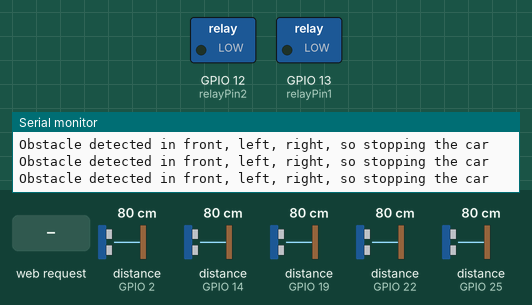
This sketch was run on a simulated ESP32. Parts: switched loads named in the sketch (green lamp = pin HIGH), the last lines printed to the serial monitor. The test bench sets the inputs (shaded band); at power-on: distance to the obstacle (sensors on GPIO 2, GPIO 14, GPIO 19, GPIO 22, GPIO 25) 80 cm. The echo pulse lasts 58.3 µs per cm; WiFi joins after 1.5 s; servers stay silent unless stated; pins used as bus, display or sensor lines are not drawn.

Above: at 3.2 s.
3.3 s: HTTP request GET /distanceCm received
At 3.7 s:
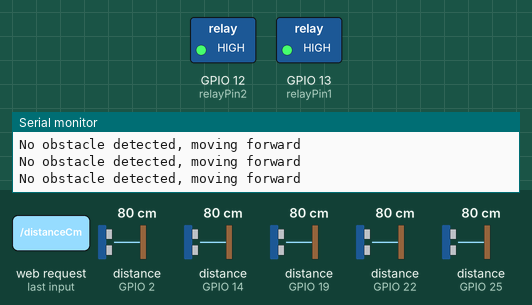
Timing chart, 0 to 6.3 s (numbered marks = the images above; inputs shaded):
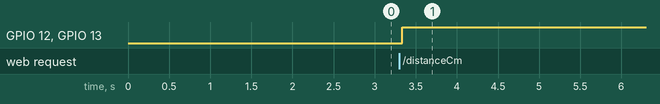

The sketch:

sketch_may21a.ino
```cpp
#include <ESPmDNS.h>
#include "WiFi.h"
#include "ESPAsyncWebServer.h"
#include <Adafruit_Sensor.h>

// Pin assignments for ultrasonic sensors
const int trigPinFront = 27;
const int echoPinFront = 14;
const int trigPinRight = 21;
const int echoPinRight = 19;
const int trigPinLeft = 26;
const int echoPinLeft = 25;
const int trigPinMLeft = 23;
const int echoPinMLeft = 22;
const int trigPinMRight = 4;
const int echoPinMRight = 2;
const int relayPin1=13;
const int relayPin2=12;
const int distanceThreshold=50;

// Constants for sound speed and distances
#define SOUND_SPEED 0.034
long duration;
float distanceFront;
float distanceLeft;
float distanceRight;
float distanceMLeft;
float distanceMRight;

const char* ssid = "DIGISOL";
const char* password = "12345678";
AsyncWebServer server(80);

String readDistance() {
  // Sensor Front
  digitalWrite(trigPinFront, HIGH);
  delayMicroseconds(10);
  digitalWrite(trigPinFront, LOW);
  duration = pulseIn(echoPinFront, HIGH);
  distanceFront = duration * SOUND_SPEED / 2;

  // Sensor Right
  digitalWrite(trigPinRight, HIGH);
  delayMicroseconds(10);
  digitalWrite(trigPinRight, LOW);
  duration = pulseIn(echoPinRight, HIGH);
  distanceLeft = duration * SOUND_SPEED / 2;

  // Sensor Left
  digitalWrite(trigPinLeft, HIGH);
  delayMicroseconds(10);
  digitalWrite(trigPinLeft, LOW);
  duration = pulseIn(echoPinLeft, HIGH);
  distanceRight = duration * SOUND_SPEED / 2;

  // Sensor MLeft
  digitalWrite(trigPinMLeft, HIGH);
  delayMicroseconds(10);
  digitalWrite(trigPinMLeft, LOW);
  duration = pulseIn(echoPinMLeft, HIGH);
  distanceMLeft = duration * SOUND_SPEED / 2;

  // Sensor MRight
  digitalWrite(trigPinMRight, HIGH);
  delayMicroseconds(10);
  digitalWrite(trigPinMRight, LOW);
  duration = pulseIn(echoPinMRight, HIGH);
  distanceMRight = duration * SOUND_SPEED / 2;

  // Create a string with the distances for all sensors
  String distanceString = "Distance Sensor Front: " + String(distanceFront) + " cm\n";
  distanceString += "Distance Sensor Right: " + String(distanceRight) + " cm\n";
  distanceString += "Distance Sensor Left: " + String(distanceLeft) + " cm\n";
  distanceString += "Distance Sensor MLeft: " + String(distanceMLeft) + " cm\n";
  distanceString += "Distance Sensor MRight: " + String(distanceMRight) + " cm\n";

  // Print the distances to the serial port
  Serial.println(distanceString);

  // Return the distances as a string
  return distanceString;
}

const char index_html[] PROGMEM = R"rawliteral(
<!DOCTYPE HTML><html>
<head>
  <meta name="viewport" content="width=device-width, initial-scale=1">
  <link rel="stylesheet" href="https://use.fontawesome.com/releases/v5.7.2/css/all.css" integrity="sha384-fnmOCqbTlWIlj8LyTjo7mOUStjsKC4pOpQbqyi7RrhN7udi9RwhKkMHpvLbHG9Sr" crossorigin="anonymous">
  <style>
    html {
     font-family: Arial;
     display: inline-block;
     margin: 0px auto;
     text-align: center;
    }
    h2 { font-size: 3.0rem; }
    p { font-size: 3.0rem; }
    .units { font-size: 1.2rem; }
    .dht-labels{
      font-size: 1.5rem;
      vertical-align:middle;
      padding-bottom: 15px;
    }
  </style>
</head>
<body>
  <h2>Ultrasonic Sensor Readings on Server</h2>

  <p>
    <i class="fa fa-road" style="color:#00add6;"></i>
    <span class="dht-labels">Distance Sensor Front:</span>
    <span id="Distance1">%DISTANCE1%</span>
    <sup class="units">Cm</sup>
  </p>
  <p>
    <i class="fa fa-road" style="color:#00add6;"></i>
    <span class="dht-labels">Distance Sensor Right:</span>
    <span id="Distance2">%DISTANCE2%</span>
    <sup class="units">Cm</sup>
  </p>
  <p>
    <i class="fa fa-road" style="color:#00add6;"></i>
    <span class="dht-labels">Distance Sensor Left:</span>
    <span id="Distance3">%DISTANCE3%</span>
    <sup class="units">Cm</sup>
  </p>
  <p>
    <i class="fa fa-road" style="color:#00add6;"></i>
    <span class="dht-labels">Distance Sensor MLeft:</span>
    <span id="Distance4">%DISTANCE4%</span>
    <sup class="units">Cm</sup>
  </p>
  <p>
    <i class="fa fa-road" style="color:#00add6;"></i>
    <span class="dht-labels">Distance Sensor MRight:</span>
    <span id="Distance5">%DISTANCE5%</span>
    <sup class="units">Cm</sup>
  </p>
</body>
<script>
setInterval(function ( ) {
  var xhttp = new XMLHttpRequest();
  xhttp.onreadystatechange = function() {
    if (this.readyState == 4 && this.status == 200) {
      var distances = this.responseText.split("\n");
      document.getElementById("Distance1").innerHTML = distances[0];
      document.getElementById("Distance2").innerHTML = distances[1];
      document.getElementById("Distance3").innerHTML = distances[2];
      document.getElementById("Distance4").innerHTML = distances[3];
      document.getElementById("Distance5").innerHTML = distances[4];
    }
  };
  xhttp.open("GET", "/distanceCm", true);
  xhttp.send();
}, 1000);
</script>
</html>)rawliteral";

String processor(const String& var) {
  if (var == "DISTANCE1") {
    return String(distanceFront);
  } else if (var == "DISTANCE2") {
    return String(distanceLeft);
  } else if (var == "DISTANCE3") {
    return String(distanceRight);
  } else if (var == "DISTANCE4") {
    return String(distanceMLeft);
  } else if (var == "DISTANCE5") {
    return String(distanceMRight);
  }
  return String();
}

void setup() {
  Serial.begin(115200);
  pinMode(relayPin1, OUTPUT);
  pinMode(relayPin2, OUTPUT);
  pinMode(trigPinFront, OUTPUT);
  pinMode(echoPinFront, INPUT);
  pinMode(trigPinRight, OUTPUT);
  pinMode(echoPinRight, INPUT);
  pinMode(trigPinLeft, OUTPUT);
  pinMode(echoPinLeft, INPUT);
  pinMode(trigPinMLeft, OUTPUT);
  pinMode(echoPinMLeft, INPUT);
  pinMode(trigPinMRight, OUTPUT);
  pinMode(echoPinMRight, INPUT);

  WiFi.begin(ssid, password);
  while (WiFi.status() != WL_CONNECTED) {
    delay(1000);
    Serial.println("Connecting to WiFi...");
  }

  if (!MDNS.begin("esp32")) {
    Serial.println("Error starting mDNS");
    return;
  }

  Serial.println(WiFi.localIP());

  server.on("/", HTTP_GET, [](AsyncWebServerRequest* request) {
    request->send_P(200, "text/html", index_html, processor);
  });
  server.on("/distanceCm", HTTP_GET, [](AsyncWebServerRequest* request) {
    request->send_P(200, "text/plain", readDistance().c_str());
  });

  server.begin();
}

void loop() {

  // Perform actions based on the distance readings
  // if (distanceFront < distanceThreshold) {
  //   // Do something when an object is detected in front
  //   // Serial.println(distanceFront);
  //   // Serial.println(distanceThreshold) ;
  //   digitalWrite(relayPin1, HIGH);
  // }
  if ((distanceFront < distanceThreshold && distanceMLeft<distanceThreshold && distanceMRight<distanceThreshold)){
    // Obstacle detected in front, stop the car
    digitalWrite(relayPin1,LOW);
    digitalWrite(relayPin2,LOW);
    Serial.println("Obstacle detected in front, left, right, so stopping the car");
  }
  else if (distanceLeft < distanceThreshold && distanceRight >= distanceThreshold && distanceFront<distanceThreshold) {
    // Obstacle detected on the left, turn right
    digitalWrite(relayPin1,HIGH);
    digitalWrite(relayPin2,LOW);
    Serial.println("Obstacle detected on the left, turning right");
  }
  else if (distanceRight < distanceThreshold && distanceLeft >= distanceThreshold && distanceFront<distanceThreshold) {
    // Obstacle detected on the right, turn left
    digitalWrite(relayPin1,LOW);
    digitalWrite(relayPin2,HIGH);
    Serial.println("Obstacle detected on the right, turning left");
  }
  else if (distanceMLeft < distanceThreshold && distanceMRight >= distanceThreshold && distanceFront<distanceThreshold) {
    // Obstacle detected in the middle-left, turn right
    digitalWrite(relayPin1,HIGH);
    digitalWrite(relayPin2,LOW);
    Serial.println("Obstacle detected in the middle-left, turning right");
  }
  else if (distanceMRight < distanceThreshold && distanceMLeft >= distanceThreshold && distanceFront<distanceThreshold) {
    // Obstacle detected in the middle-right, turn left
    digitalWrite(relayPin1,LOW);
    digitalWrite(relayPin2,HIGH);
    Serial.println("Obstacle detected in the middle-right, turning left");
  }
  else if(distanceFront<distanceThreshold){
  digitalWrite(relayPin1,LOW);
  digitalWrite(relayPin2,LOW);
  Serial.println("objected detected in front, so stopping the car");
  }
  else {
    // No obstacle detected, continue moving forward
    digitalWrite(relayPin1,HIGH);
    digitalWrite(relayPin2,HIGH);
    Serial.println("No obstacle detected, moving forward");
  }

  // Perform similar actions for other sensors and relays

  // Delay between readings
  delay(100);
}
```

Measured:
- after the input at 3.3 s, GPIO 12 (relayPin2), GPIO 13 (relayPin1): LOW → HIGH at once
